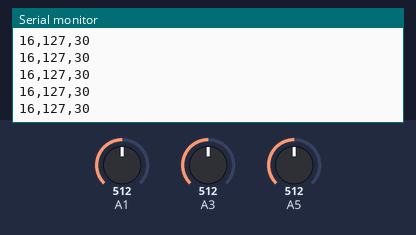
This sketch was run on a simulated Arduino Uno, built with avr-gcc and run on an emulated ATmega328P. Shown: the last lines printed to the serial monitor. The test bench sets the inputs (shaded band); at power-on: A1 = 512, A3 = 512, A5 = 512.

Above: at 1.2 s.
1.3 s: A1 set to 716
At 1.32 s:
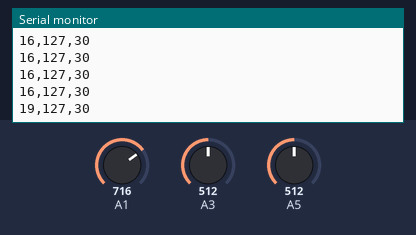
2.8 s: A3 set to 716
At 2.83 s:
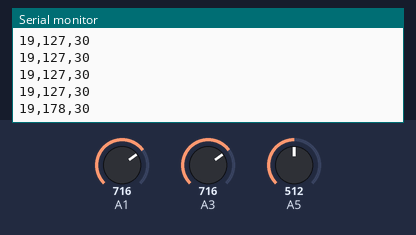
4.3 s: A5 set to 716
At 4.34 s:
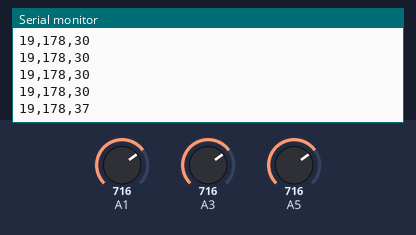
5.8 s: A1 set to 900
At 5.85 s:
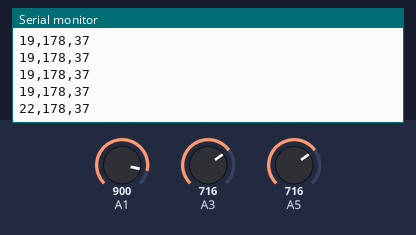
7.3 s: A3 set to 900
At 7.37 s:
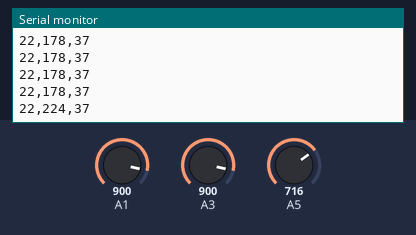
8.8 s: A5 set to 900
At 8.88 s:
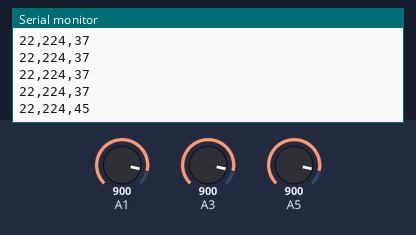
Timing chart, 0 to 11.8 s (numbered marks = the images above; inputs shaded):
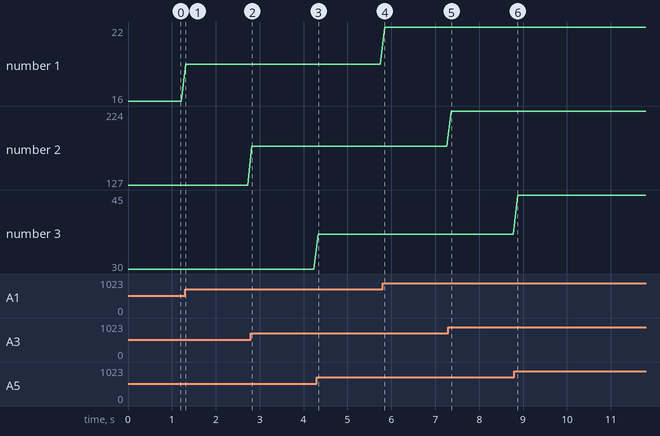

The sketch:

Arduino_3pots_to_p5.ino
```cpp
//ITPsummerProject
//Fade in and out the LED of the knob/button
//knob sending the signal to the master to change the color

int pot1, pot2, pot3; //analog pin used to connect the potentiometer
int map1, map2, map3;
String m1, m2, m3;

void setup() {
  Serial.begin(9600);
}

void loop() {

  //-------------------------------------
  //Potentiometer Value
  pot1 = analogRead(A1);
  pot2 = analogRead(A3);
  pot3 = analogRead(A5);

  int map1= map(pot1, 0 , 1023, 8, 25);
  int map2= map(pot2, 0 , 1023, 0, 255);
  int map3= map(pot3, 0 , 1023, 10, 50);

  m1 = String(map1);
  m2 = String(map2);
  m3 = String(map3);

  Serial.print(m1);
  Serial.print(",");
  Serial.print(m2);
  Serial.print(",");
  Serial.println(m3);

  delay(100);
}
```

Measured:
- after the input at 1.3 s, the serial monitor: prints a new line at once (image 1)
- after the input at 2.8 s, the serial monitor: prints a new line at once (image 2)
- after the input at 4.3 s, the serial monitor: prints a new line at once (image 3)
- after the input at 5.8 s, the serial monitor: prints a new line after 0.05 s (image 4)
- after the input at 7.3 s, the serial monitor: prints a new line after 0.06 s (image 5)
- after the input at 8.8 s, the serial monitor: prints a new line after 0.07 s (image 6)
- plotted number 1: 16 → 19 after the input at 1.3 s, 19 → 22 after the input at 5.8 s
- plotted number 2: 127 → 178 after the input at 2.8 s, 178 → 224 after the input at 7.3 s
